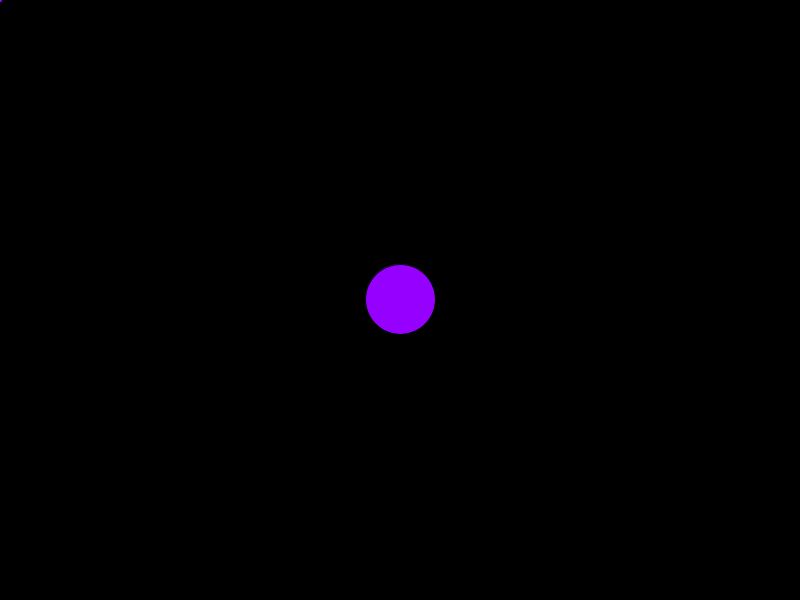
Frame 1 (no input)
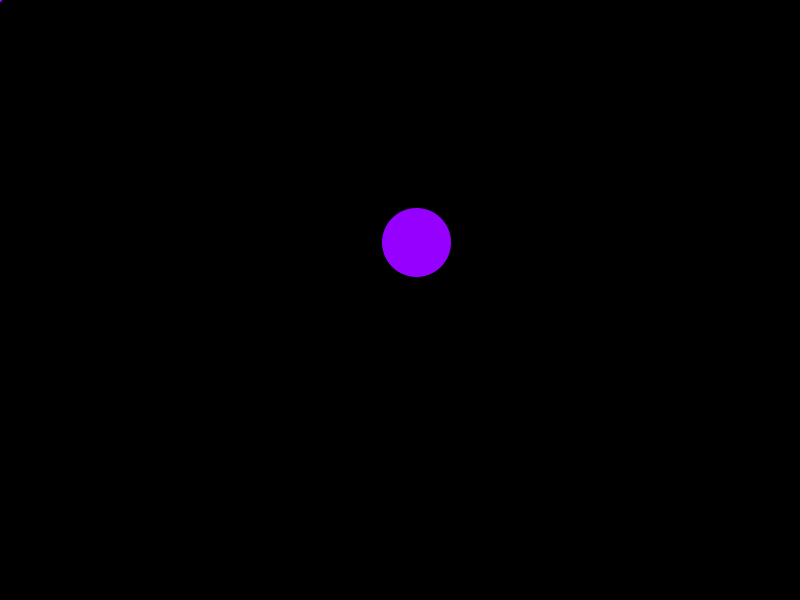
Frame 60 (the mouse pressed at the canvas centre just before this capture)
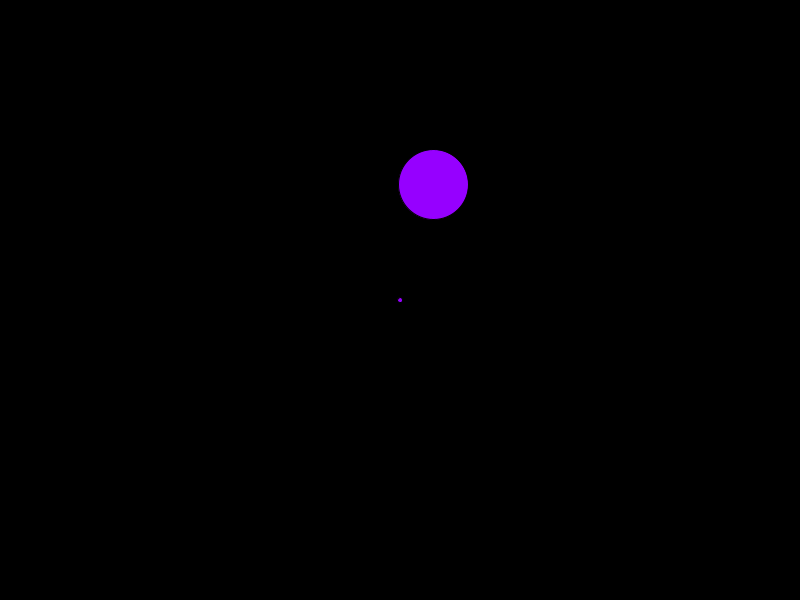
Frame 120 (the mouse held since frame 60 and released just before this capture)

The Processing sketch that drew these frames (run headless with seeded random() and noise(); from frame 60 on, the mouse is pressed at the canvas centre):

// Processing sketch: Colliding_Balls
// ── Colliding_Balls.pde
PVector loc, vel, acc;
PVector mouse;
int sz = 70;

void setup() {
  size(800, 600);
  loc = new PVector(width/2, height/2);
  vel = PVector.random2D(); 
  acc = new PVector(0, 0);
  noCursor();
  mouse = new PVector();
}

void draw() {
  mouse.set(mouseX, mouseY);
  background(0);
  vel.add(acc);
  loc.add(vel);


  if (loc.dist(mouse) < sz/2) {  
    fill(0, 255, 255);                                          
    if (loc.x < mouse.x) {     
      vel.x = -abs(vel.x);
    } else {                     
      vel.x = abs(vel.x);
    }
    if (loc.y < mouse.y) {      
      vel.y = -abs(vel.y);
    } else {
      vel.y = abs(vel.y);
    }
  } else {                                         
    fill(150, 0, 255);
  }
  ellipse(loc.x, loc.y, sz, sz);

  if (loc.x + sz/2 > width || loc.x - sz/2 < 0) {
    vel.x *= -1;
  }
  if (loc.y + sz/2 > height || loc.y - sz/2 < 0) {
    vel.y *= -1;
  }
  ellipse(mouse.x, mouse.y, 5, 5);
}
